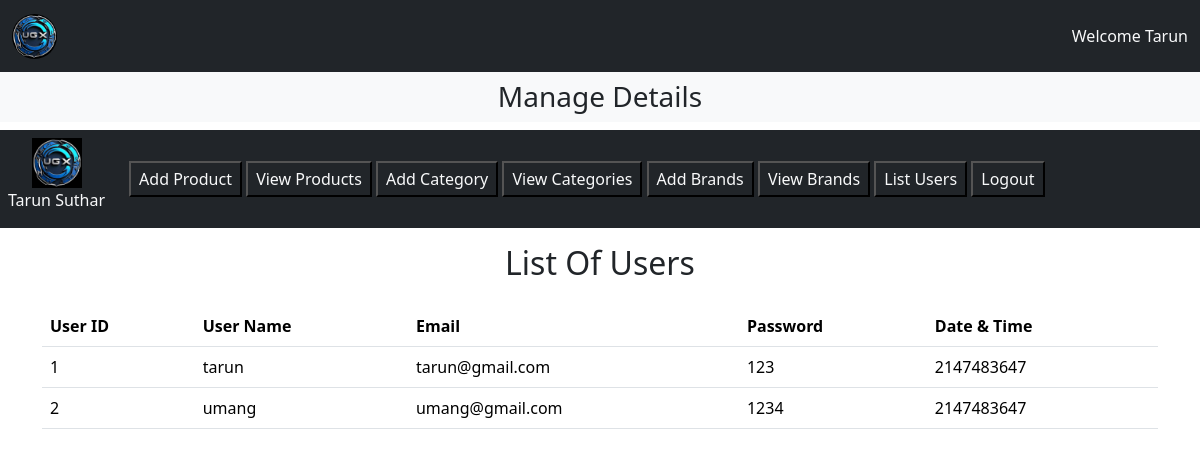
The page /admin/index.php?list_users (signed in) on the database its author committed.
### tables this page shows
CREATE TABLE `members` (
  `user_id` int(11) NOT NULL,
  `username` varchar(50) NOT NULL,
  `email` varchar(50) NOT NULL,
  `password` varchar(50) NOT NULL,
  `date_time` int(11) NOT NULL DEFAULT current_timestamp()
);

### admin/list_users.php (the view)
<?php
include('../connect.php');
?>
<h2 class="text-center my-2">List Of Users</h2>
<form action="" method="post" class="py-3">
<table class="table">
  <thead>
    <tr>
      <th scope="col">User ID</th>
      <th scope="col">User Name</th>
      <th scope="col">Email</th>
      <th scope="col">Password</th>
      <th scope="col">Date & Time</th>
    </tr>
  </thead>
  <tbody>
  <?php
      $select_members="select * from `members`";
      $result_members=mysqli_query($con,$select_members);
      while($row_data=mysqli_fetch_assoc($result_members))
       {
        $user_id=$row_data['user_id'];
        $username=$row_data['username'];
        $email=$row_data['email'];
        $password=$row_data['password'];
        $date_time=$row_data['date_time'];
        echo"
      <tr>
        <td>$user_id</td>
        <td>$username</td>
        <td>$email</td>
        <td>$password</td>
        <td>$date_time</td>
      </tr>";
      }
?>
  </tbody>
</table>
</form>

### admin/style.css (style rules this page uses)
* { padding:0%; margin:0%; box-sizing: border-box; }

### rows shown on the page
members: user_id "1", username "tarun", email "tarun@gmail.com", password "123", date_time "2147483647"
members: user_id "2", username "umang", email "umang@gmail.com", password "1234", date_time "2147483647"
